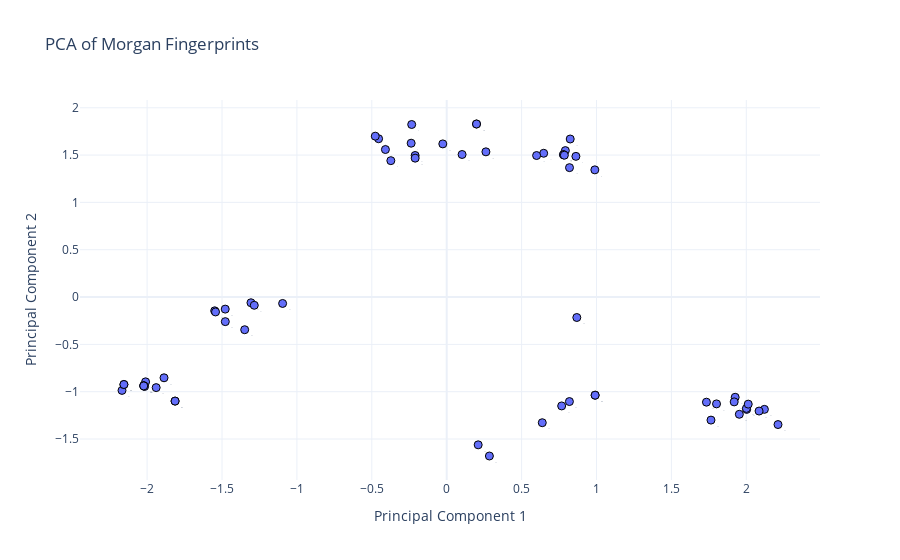

The notebook cell saved with this chart:
### Code cell
# Perform PCA
pca = PCA(n_components=2)
principal_components = pca.fit_transform(data_sub_rescaled)

# Create a DataFrame for Plotly
df = pd.DataFrame({'PC1': principal_components[:, 0], 'PC2': principal_components[:, 1], 'Label': [str(i+1) for i in range(len(principal_components))]})

# Create an interactive scatter plot
fig = px.scatter(df, x='PC1', y='PC2', text='Label', title='PCA of Morgan Fingerprints',
                 labels={'PC1': 'Principal Component 1', 'PC2': 'Principal Component 2'},
                 template='plotly_white',  # Set background to white
                 )

# Adjust annotation position
fig.update_traces(textposition='bottom right', textfont_size=1, marker=dict(size=8, line=dict(color='black', width=1)))

# Configure hover labels
fig.update_layout(hoverlabel=dict(bgcolor='white', font_size=10))

# Hide text labels by default
fig.update_traces(hoverinfo='skip')

# Show the plot
fig.show()

### Figure 1 — Plotly figure (JSON) as saved in the notebook; plotly's stock layout.template omitted (floating-point values rounded to 4 significant figures)
{"data": [{"hoverinfo": "skip", "hovertemplate": "Principal Component 1=%{x}<br>Principal Component 2=%{y}<br>Label=%{text}<extra></extra>", "legendgroup": "", "marker": {"color": "#636efa", "line": {"color": "black", "width": 1}, "size": 8, "symbol": "circle"}, "mode": "markers+text", "name": "", "orientation": "v", "showlegend": false, "text": ["1", "2", "3", "4", "5", "6", "7", "8", "9", "10", "11", "12", "13", "14", "15", "16", "17", "18", "19", "20", "21", "22", "23", "24", "25", "26", "27", "28", "29", "30", "31", "32", "33", "34", "35", "36", "37", "38", "39", "40", "41", "42", "43", "44", "45", "46", "47", "48", "49", "50", "51", "52", "53", "54", "55", "56", "57", "58", "59", "60", "61", "62", "63"], "textfont": {"size": 1}, "textposition": "bottom right", "type": "scatter", "x": [-0.4092, 0.792, -0.4547, -0.373, -0.477, -0.2338, -0.2374, 0.9889, 0.8625, 0.7797, 0.6474, 0.8244, 0.7797, 0.8197, 0.6001, 0.7853, 0.1989, 0.2617, 0.1989, -0.02608, -0.2108, 0.1026, -0.2106, 0.2101, 0.638, 0.285, 0.7674, -2.01, -1.94, -2.023, -2.168, -1.813, -2.155, -2.017, -1.887, -1.349, -1.813, -2.155, -2.023, -2.023, 1.926, 2.212, 2.002, 2.001, 0.9909, 0.8191, 2.121, 1.953, 2.085, 2.013, 1.801, 1.919, 1.734, 1.764, -1.479, -1.307, -1.095, -1.549, -1.543, -1.478, -1.285, 0.9909, 0.8685], "xaxis": "x", "y": [1.559, 1.547, 1.673, 1.441, 1.7, 1.823, 1.626, 1.344, 1.486, 1.504, 1.519, 1.67, 1.504, 1.367, 1.495, 1.498, 1.828, 1.534, 1.828, 1.618, 1.496, 1.506, 1.467, -1.561, -1.328, -1.679, -1.15, -0.8958, -0.9567, -0.939, -0.9862, -1.099, -0.924, -0.9447, -0.853, -0.3452, -1.099, -0.924, -0.9353, -0.939, -1.059, -1.347, -1.187, -1.177, -1.037, -1.104, -1.187, -1.239, -1.204, -1.131, -1.129, -1.107, -1.111, -1.3, -0.1273, -0.0603, -0.06768, -0.1454, -0.1573, -0.2598, -0.087, -1.037, -0.2161], "yaxis": "y"}], "layout": {"hoverlabel": {"bgcolor": "white", "font": {"size": 10}}, "legend": {"tracegroupgap": 0}, "title": {"text": "PCA of Morgan Fingerprints"}, "xaxis": {"anchor": "y", "domain": [0, 1], "title": {"text": "Principal Component 1"}}, "yaxis": {"anchor": "x", "domain": [0, 1], "title": {"text": "Principal Component 2"}}}}
